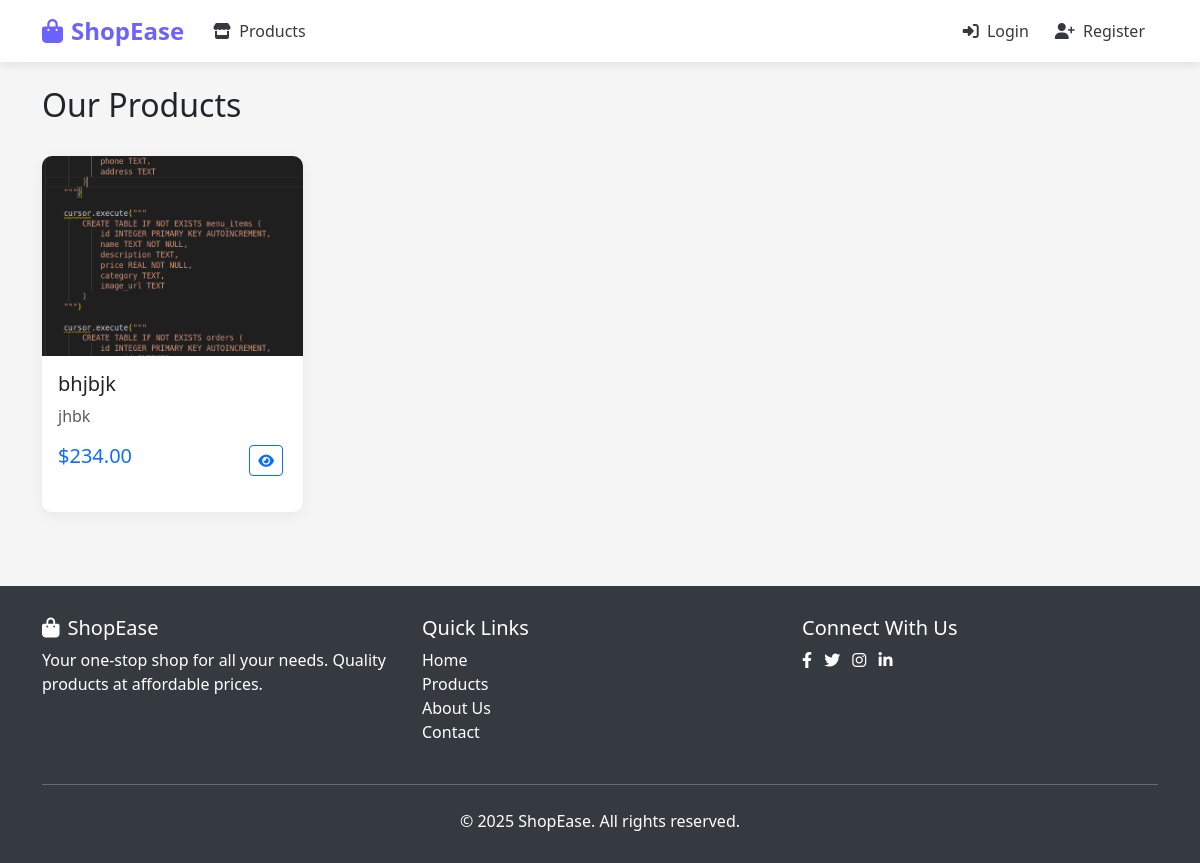
Screenshot of /products/ with the database file from the repository.
### shop/models.py (models this page shows, shortened)
class Product(models.Model):
    name = models.CharField(max_length=255)
    description = models.TextField()
    price = models.DecimalField(max_digits=10, decimal_places=2)
    image = models.ImageField(upload_to='products/')
    created_at = models.DateTimeField(auto_now_add=True)

### shop/views.py (the view)
# urls.py: path('products/', views.product_list, name='product_list'),
def product_list(request):
    products = Product.objects.all()
    return render(request, 'product_list.html', {'products': products})

### templates/product_list.html (shortened to what this page needs)
{% extends 'base.html' %}
{% block content %}
<div class="d-flex justify-content-between align-items-center mb-4">
    <h2>Our Products</h2>
</div>
<div class="row">
    {% for product in products %}
    <div class="col-lg-3 col-md-4 col-sm-6 mb-4">
        <div class="card h-100">
            <img src="{{ product.image.url }}" class="card-img-top product-img" alt="{{ product.name }}">
            <div class="card-body">
                <h5 class="card-title">{{ product.name }}</h5>
                <p class="card-text text-muted">{{ product.description|truncatechars:60 }}</p>
                <div class="d-flex justify-content-between align-items-center">
                    <span class="h5 text-primary">${{ product.price }}</span>
                    <div>
                        <a href="{% url 'product_detail' product.id %}" class="btn btn-sm btn-outline-primary me-1">
                            <i class="fas fa-eye"></i>
                        </a>
                    </div>
                </div>
            </div>
        </div>
    </div>
    {% endfor %}
</div>
{% endblock %}

### templates/base.html (style rules this page uses)
:root { --primary-color: #6c63ff; --secondary-color: #f8f9fa; --dark-color: #343a40; --light-color: #ffffff; --success-color: #28a745; }
body { font-family: 'Segoe UI', Tahoma, Geneva, Verdana, sans-serif; background-color: #f5f5f5; }
.card { border: none; border-radius: 10px; box-shadow: 0 4px 15px rgba(0, 0, 0, 0.05); transition: transform 0.3s, box-shadow 0.3s; margin-bottom: 20px; }
.product-img { height: 200px; object-fit: cover; border-top-left-radius: 10px; border-top-right-radius: 10px; }

### rows the page displays
Product: image (picture), name "bhjbjk", description "jhbk", price "234.00"
